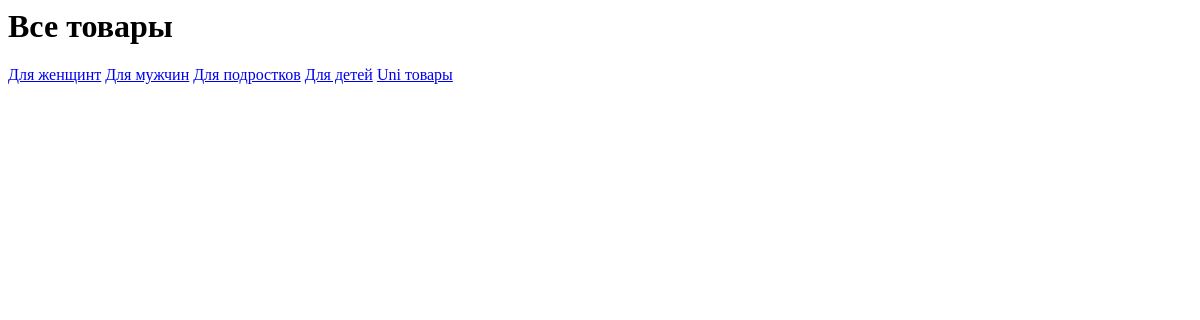
Before: /all_products/ with the older database file.
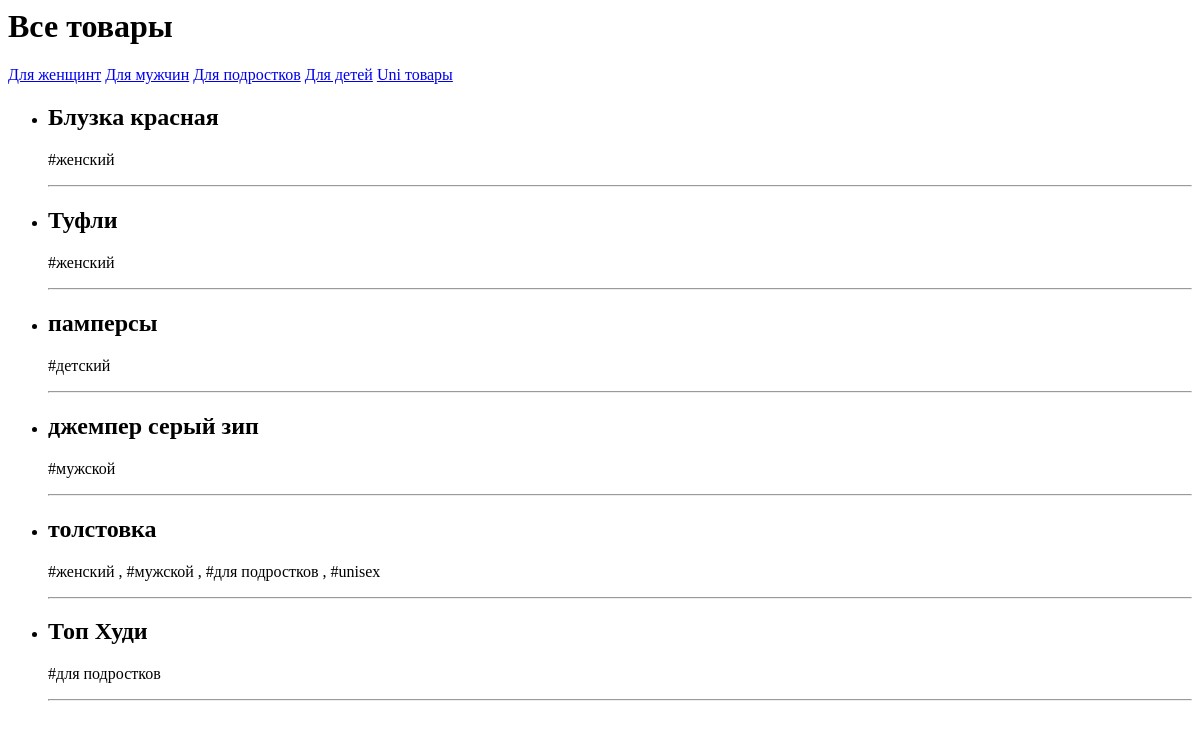
After: the same page with the newer database file.
### clothes/models.py (models this page shows, shortened)
class Products(models.Model):
    title = models.CharField(max_length=100)
    description = models.TextField(default='описание продукта')
    tags = models.ManyToManyField(CategoryClothes)
    created_at = models.DateTimeField(auto_now_add=True)

class CategoryClothes(models.Model):
    name = models.CharField(max_length=100)

### clothes/views.py (the view)
# urls.py: path('all_products/', views.all_products, name='all_prod'),
def all_products(request):
   if request.method == "GET":
      products = models.Products.objects.all()
      return render(request, 'clothes/all_products.html', {'products':products })

### templates/clothes/all_products.html
    <h1>Все товары</h1>
    <a href="{% url 'woman' %}">Для женщинт</a>
    <a href="{% url 'man' %}">Для мужчин</a>
    <a href="{% url 'teenager' %}">Для подростков</a>
    <a href="{% url 'kid' %}">Для детей</a>
    <a href="{% url 'uni' %}">Uni товары</a>
    <ul>
         {% for i in products %}
        <li>
            <h2>{{ i.title }}</h2>
            <p>
                {% for tag in i.tags.all %}
                {{ tag.name }} {% if not forloop.last %}, {% endif %}
                {% empty %}
                Категорий нет:
                {% endfor %}
            </p>
        </li>
        <hr>
        {% endfor %}
    </ul>

Changed rows visible on the page:
added Products: title "Блузка красная"
added CategoryClothes: name "#женский"
added Products: title "Туфли"
added Products: title "памперсы"
added CategoryClothes: name "#детский", shown under "памперсы"
added Products: title "джемпер серый зип"
added CategoryClothes: name "#мужской"
added Products: title "толстовка"
added CategoryClothes: name "#для подростков"
added CategoryClothes: name "#unisex", shown under "толстовка"
added Products: title "Топ Худи"
